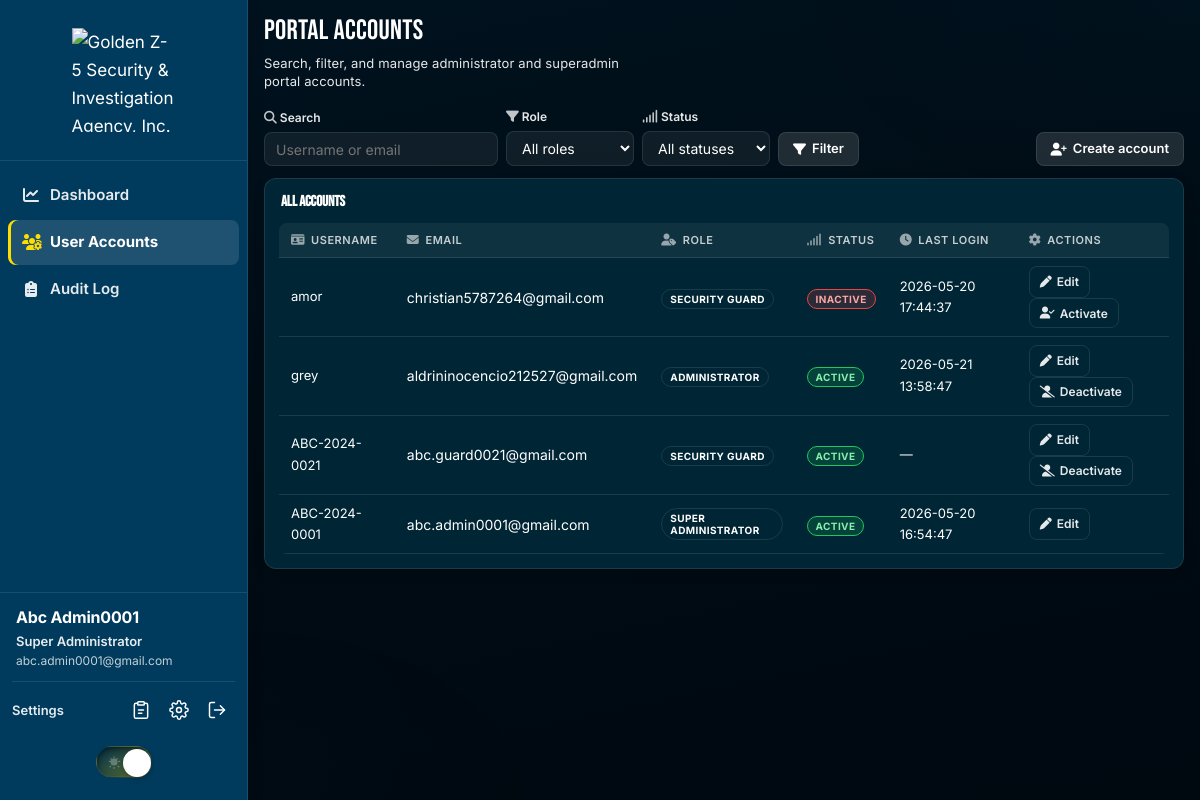
Before: /superadmin/users.php (signed in) with the older database file.
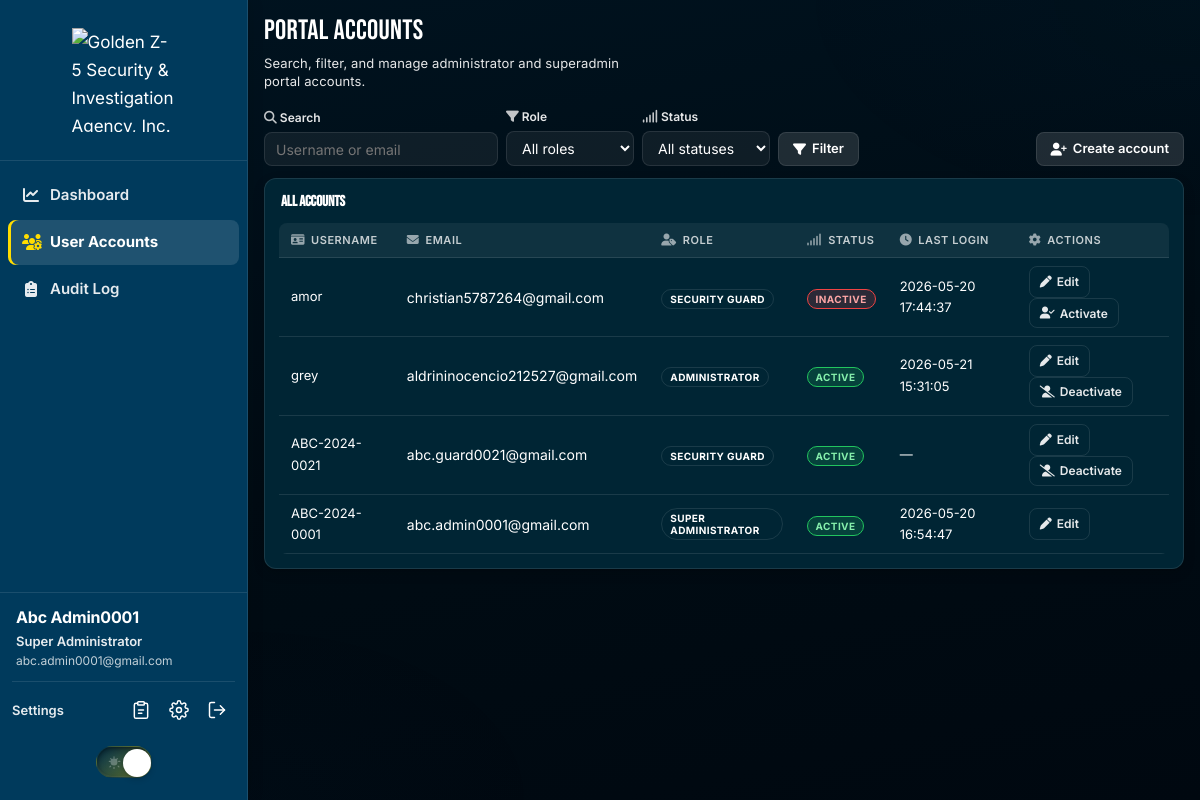
After: the same page with the newer database file.
### tables this page shows
CREATE TABLE `users` (
  `Company_ID` varchar(13) NOT NULL,
  `Email` varchar(255) NOT NULL,
  `password_hash` varchar(255) NOT NULL,
  `role_id` tinyint(3) UNSIGNED DEFAULT NULL,
  `role` tinyint(3) UNSIGNED NOT NULL DEFAULT 0 COMMENT '0=headguard,1=admin,2=superadmin',
  `is_active` tinyint(1) NOT NULL DEFAULT 1,
  `failed_login_attempts` tinyint(3) UNSIGNED NOT NULL DEFAULT 0,
  `locked_until` datetime DEFAULT NULL,
  `last_login_at` datetime DEFAULT NULL,
  `password_changed_at` datetime DEFAULT NULL,
  `created_at` timestamp NOT NULL DEFAULT current_timestamp(),
  `updated_at` timestamp NULL DEFAULT current_timestamp() ON UPDATE current_timestamp()
);

### includes/admin_shell.php (called while the page is built, shortened)
<?php
function admin_sidebar_profile(): array
{
    $companyId = (string) ($_SESSION['company_id'] ?? '');
    $role = (string) ($_SESSION['role_name'] ?? 'Administrator');
    $name = '';
    $email = '';
    if ($companyId !== '' && isset($GLOBALS['conn']) && $GLOBALS['conn'] instanceof mysqli) {
        $conn = $GLOBALS['conn'];
        $stmt = $conn->prepare(
            'SELECT u.Email, u.role, g.First_Name, g.Last_Name
             FROM users u
             LEFT JOIN guards g ON g.Company_ID = u.Company_ID
             WHERE u.Company_ID = ?
             LIMIT 1'
        );
        if ($stmt) {
            $stmt->bind_param('s', $companyId);
            $stmt->execute();
            $row = $stmt->get_result()->fetch_assoc();
            if ($row) {
                $email = (string) ($row['Email'] ?? '');
                $first = trim((string) ($row['First_Name'] ?? ''));
                $last = trim((string) ($row['Last_Name'] ?? ''));
                $name = trim($first . ' ' . $last);
                if (isset($row['role'])) {
                    $role = auth_role_name((int) $row['role']);
                }
            }
        }
    }
    if ($name === '' && $email !== '') {
        $local = strstr($email, '@', true);
        $name = $local !== false
            ? ucwords(str_replace(['.', '_', '-'], ' ', $local))
            : $email;
    }
    return [
        'name' => $name,
        'role' => $role,
        'email' => $email,
    ];
}
    ?>
    <?php
function admin_panel_asset_styles(): void
{
    $cssDir = dirname(__DIR__) . '/admin/assets/css';
    foreach (['messaging-board.css', 'inbox.css'] as $file) {
        $path = $cssDir . '/' . $file;
        if (is_readable($path)) {
            readfile($path);
        }
    }
}
    ?>

### includes/auth.php (called while the page is built, shortened)
<?php
function auth_role_name(int $role): string
{
    return match (auth_normalize_role($role)) {
        AUTH_ROLE_SUPERADMIN => 'Super Administrator',
        AUTH_ROLE_GUARD => 'Security Guard',
        default => 'Administrator',
    };
}
function auth_normalize_role(mixed $role): int
{
    $role = (int) $role;
    if ($role === AUTH_ROLE_GUARD || $role === AUTH_ROLE_ADMIN || $role === AUTH_ROLE_SUPERADMIN) {
        return $role;
    }
    return AUTH_ROLE_ADMIN;
}
function auth_users_role_column(mysqli $conn): string
{
    $role = $conn->query("SHOW COLUMNS FROM users LIKE 'role'");
    if ($role && $role->num_rows > 0) {
        $column = 'role';
        return $column;
    }
    $roleId = $conn->query("SHOW COLUMNS FROM users LIKE 'role_id'");
    $column = ($roleId && $roleId->num_rows > 0) ? 'role_id' : 'role';
    return $column;
}

### includes/security.php (called while the page is built, shortened)
<?php
function e(?string $value): string
{
    return htmlspecialchars($value ?? '', ENT_QUOTES | ENT_SUBSTITUTE, 'UTF-8');
}

### includes/db.php (called while the page is built, shortened)
<?php
function db_query(mysqli $conn, string $sql, string $types = '', array $params = []): mysqli_result|false
{
    $stmt = $conn->prepare($sql);
    if ($types !== '' && $params !== []) {
        $stmt->bind_param($types, ...$params);
    }
    if (!$stmt->execute()) {
        $stmt->close();
        return false;
    }
    $result = $stmt->get_result();
    return $result;
}

### superadmin/users.php (the view, shortened to what the rows shown need)
<?php
require_once __DIR__ . '/../config/app.php';
require_once __DIR__ . '/../includes/superadmin_user_form.php';
$roleCol = auth_users_role_column($conn);
$page = max(1, (int) ($_GET['page'] ?? 1));
$perPage = 10;
$params = [];
$types = '';
$fromSql = " FROM users";
$offset = ($page - 1) * $perPage;
$sql = "SELECT Company_ID, Email, {$roleCol} AS role, is_active, last_login_at, created_at"
    . $fromSql
    . ' ORDER BY created_at DESC LIMIT ? OFFSET ?';
$users = [];
if ($params === []) {
    $result = db_query($conn, $sql, 'ii', [$perPage, $offset]);
} else {
    $result = db_query($conn, $sql, $types . 'ii', [...$params, $perPage, $offset]);
}
if ($result) {
    while ($row = $result->fetch_assoc()) {
        $users[] = $row;
    }
}
?>
<!DOCTYPE html>
<html lang="en">
<head>
</head>
<body class="light-mode superadmin-portal">
<?php require __DIR__ . '/../includes/superadmin_sidebar.php'; ?>
    <main class="app-main">
        <header class="page-header">
            <h1 class="page-title">Portal accounts</h1>
        </header>
        <section class="card-panel">
            <h2 class="panel-title">All accounts</h2>
            <?php if ($users === []): ?>
                <p class="empty-state"><i class="fa-solid fa-users-slash" aria-hidden="true"></i>No accounts match your filters.</p>
            <?php else: ?>
                <div class="data-table-wrap">
                    <table class="data-table">
                        <thead>
                            <tr>
                                <th><i class="fa-solid fa-id-card th-icon" aria-hidden="true"></i>Username</th>
                                <th><i class="fa-solid fa-envelope th-icon" aria-hidden="true"></i>Email</th>
                                <th><i class="fa-solid fa-user-tag th-icon" aria-hidden="true"></i>Role</th>
                                <th><i class="fa-solid fa-signal th-icon" aria-hidden="true"></i>Status</th>
                                <th><i class="fa-solid fa-clock th-icon" aria-hidden="true"></i>Last login</th>
                                <th><i class="fa-solid fa-gear th-icon" aria-hidden="true"></i>Actions</th>
                            </tr>
                        </thead>
                        <tbody>
                            <?php foreach ($users as $user): ?>
                                <?php
                                $uid = (string) $user['Company_ID'];
                                $role = auth_normalize_role($user['role'] ?? 0);
                                $active = (int) ($user['is_active'] ?? 0) === 1;
                                $isSelf = $uid === (string) $_SESSION['company_id'];
                                ?>
                                <tr>
                                    <td class="mono"><?= e($uid) ?></td>
                                    <td><?= e((string) ($user['Email'] ?? '')) ?></td>
                                    <td><span class="badge role-badge"><?= e(auth_role_name($role)) ?></span></td>
                                    <td>
                                        <span class="badge status-badge <?= $active ? 'status-badge--active' : 'status-badge--inactive' ?>">
                                            <?= $active ? 'Active' : 'Inactive' ?>
                                        </span>
                                    </td>
                                    <td class="mono"><?= e((string) ($user['last_login_at'] ?? '—')) ?></td>
                                    <td>
                                        <a href="create-user.php?edit=<?= rawurlencode($uid) ?>" class="btn-ghost"><i class="fa-solid fa-pen" aria-hidden="true"></i> Edit</a>
                                        <?php if (!$isSelf): ?>
                                            <?php
                                            $confirmToggle = $active
                                                ? 'Are you sure you want to deactivate this account (' . $uid . ')? They will not be able to sign in until reactivated.'
                                                : 'Are you sure you want to activate this account (' . $uid . ')? They will be able to sign in to the portal.';
                                            ?>
                                            <form method="POST" class="js-confirm-submit" style="display:inline;" data-confirm="<?= e($confirmToggle) ?>">
                                                <button type="submit" name="toggle_active" value="1" class="btn-ghost">
                                                    <i class="fa-solid <?= $active ? 'fa-user-slash' : 'fa-user-check' ?>" aria-hidden="true"></i>
                                                    <?= $active ? 'Deactivate' : 'Activate' ?>
                                                </button>
                                            </form>
                                        <?php endif; ?>
                                    </td>
                                </tr>
                            <?php endforeach; ?>
                        </tbody>
                    </table>
                </div>
            <?php endif; ?>
        </section>
    </main>
</div>
</body>
</html>

### includes/superadmin_sidebar.php (shortened to what the rows shown need)
<?php
$adminProfile = admin_sidebar_profile();
?>
<aside class="app-sidebar" id="appSidebar" aria-label="Main navigation">
    <div class="sidebar-footer">
        <div class="sidebar-footer-user">
            <span class="sidebar-footer-name"><?= e($adminProfile['name']) ?></span>
            <div class="sidebar-footer-meta">
                <span class="sidebar-footer-role"><?= e($adminProfile['role']) ?></span>
                <span class="sidebar-footer-email" title="<?= e($adminProfile['email']) ?>"><?= e($adminProfile['email']) ?></span>
            </div>
        </div>
    </div>
</aside>
<div class="app-shell">

Changed rows visible on the page:
changed users "aldrininocencio212527@gmail.com": last_login_at "2026-05-21 13:58:47" → "2026-05-21 15:31:05"
